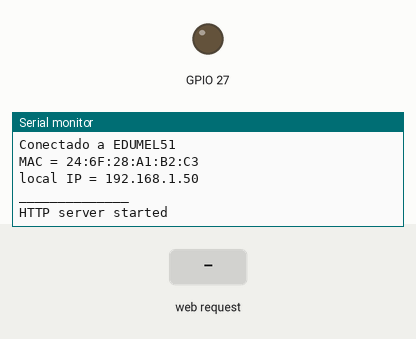
A program run on a simulated ESP32. Shown: output pins drawn as LEDs (lit = HIGH), the last lines printed to the serial monitor. The test bench sets the inputs (shaded band). WiFi joins after 1.5 s; servers stay silent unless stated.

Above: at 2.7 s.
2.8 s: HTTP request GET / received
At 4.0 s:
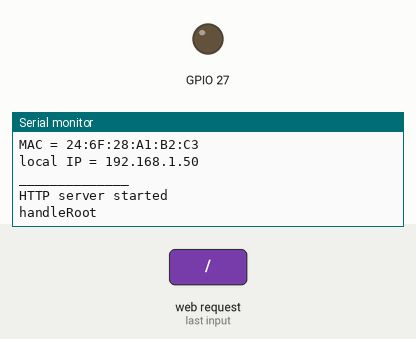
4.3 s: HTTP request GET /LED received
At 5.1 s:
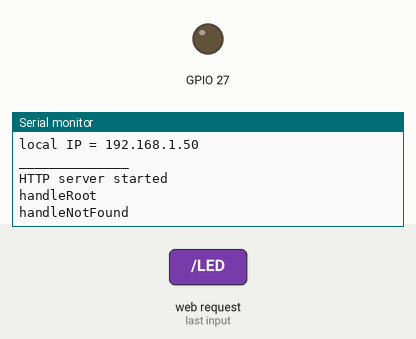

Measured:
- after the input at 2.8 s, the serial monitor: prints a new line at once (image 1)
- after the input at 4.3 s, the serial monitor: prints a new line at once (image 2)

The program:

main.cpp
```cpp
/*
 *  Project 31-web-led - main.cpp
 *      Manejo de LED a traves de la pagina de Web.
 *      En realidad, esta página de Web, residente en el mismo ESPxx
 *      permite cambiar el estado del LED, por lo cual se trata de
 *      un caso de control sin estado (stateless)
 */

#include <Arduino.h>

#ifdef ESP32

#include <WiFi.h>
#include <WebServer.h>

#define ServerObject    WebServer

#else

#include <ESP8266WiFi.h>
#include <ESP8266WebServer.h>

#define ServerObject    ESP8266WebServer
#endif

#include "wifi_ruts.h"

ServerObject server(80);    // Create a webserver object that listens for HTTP request on port 80

//const int led = 2;              // GPIO of led

void
handleRoot( void )
{
// When URI / is requested, send a web page with a button to toggle the LED
    Serial.println( __FUNCTION__ );

    server.send
    (
        200, "text/html", "<form action=\"/LED\" method=\"POST\"><input type=\"submit\" value=\"Toggle LED\"></form>"
    );
}

void
handleLED( void )
{
// If a POST request is made to URI /LED, then toggle LED state
    Serial.println( __FUNCTION__ );

    digitalWrite( LED, !digitalRead( LED ) );   // Change the state of the LED
    server.sendHeader( "Location", "/" );       // Add a header to respond with a new location for the browser to go to the home page again
    server.send(303);                           // Send it back to the browser with an HTTP status 303 (See Other) to redirect
}

void
handleNotFound( void )
{
    Serial.println( __FUNCTION__ );

    server.send(404, "text/plain",
                "404: Not found"); // Send HTTP status 404 (Not Found) when there's no handler for the URI in the request
}

void
setup(void)
{
    Serial.begin(SERIAL_BAUD); // Start the Serial communication to send messages to the computer
    delay(10);
    Serial.println();

    pinMode(LED, OUTPUT);

    connect_wifi(MY_SSID, MY_PASS);

    server.on( "/",     HTTP_GET,   handleRoot);
    server.on( "/LED",  HTTP_POST,  handleLED);
    server.onNotFound( handleNotFound);         // When a client requests an unknown

    server.begin();     // Actually start the server
    Serial.println("HTTP server started");
}

void
loop(void)
{
    server.handleClient(); // Listen for HTTP requests from clients
}
```

wifi_ruts.cpp
```cpp
/*
 *  wifi_ruts.cpp
 *      Routines for WiFi management
 */

#include <Arduino.h>

#ifdef ESP32
#include <WiFi.h>
#else
#include <ESP8266WiFi.h>
#endif

#include "wifi_ruts.h"

void
connect_wifi( const char *ssid, const char *pass )
{
    WiFi.begin(MY_SSID, MY_PASS);

    while( WiFi.status() != WL_CONNECTED )
    {
        Serial.print(".");
        delay(500);
    }

    Serial.println();
    Serial.println("______________");
    Serial.print( "Baud Rate = " );
    Serial.println( SERIAL_BAUD );
    Serial.print( "Conectado a ");
    Serial.println( MY_SSID );
    Serial.print( "MAC = ");
    Serial.println( WiFi.macAddress() );
    Serial.print( "local IP = " );
    Serial.println( WiFi.localIP() );
    Serial.println("______________");
}
```

wifi_ruts.h
```cpp
/*
 *  wifi_ruts.h
 *      Routines for WiFi management
 */

void connect_wifi( const char *ssid, const char *pass );
```
